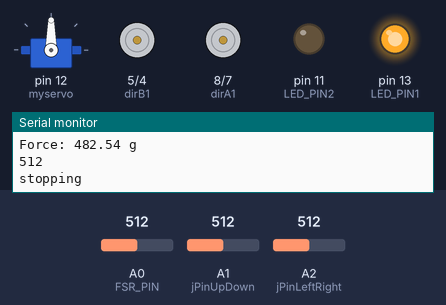
Recording of a sketch running on a simulated Arduino Uno, built with avr-gcc and run on an emulated ATmega328P. Parts: servo, motor-driver pin pairs drawn as motors (green arrow = first pin HIGH = forward, orange = second pin HIGH = backward, longer = more drive, scaled by the enable pin), output pins drawn as LEDs (lit = HIGH), the last lines printed to the serial monitor. The inputs (shaded band) are chosen by the test bench; at power-on: A0 (FSR_PIN) = 512, A1 (jPinUpDown) = 512, A2 (jPinLeftRight) = 512.

Above: at 1.2 s.
1.3 s: A0 (FSR_PIN) set to 532
At 2.3 s:
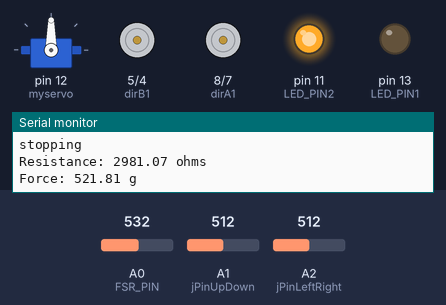
2.8 s: A1 (jPinUpDown) set to 989
5.8 s: A1 (jPinUpDown) set to 1011
At 6.5 s:
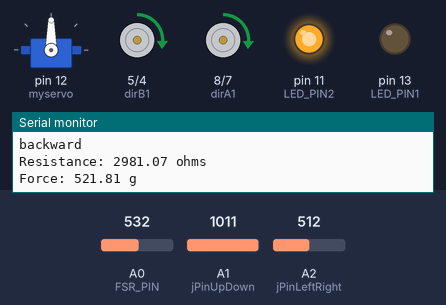
7.3 s: A2 (jPinLeftRight) set to 987
10.3 s: A2 (jPinLeftRight) set to 1009
At 11.3 s:
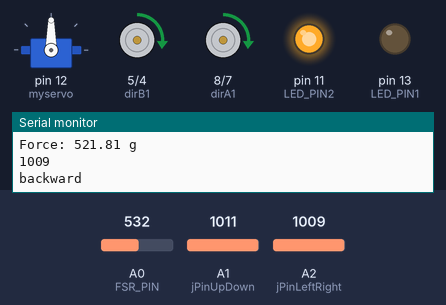
11.8 s: A0 (FSR_PIN) set to 511
At 12.6 s:
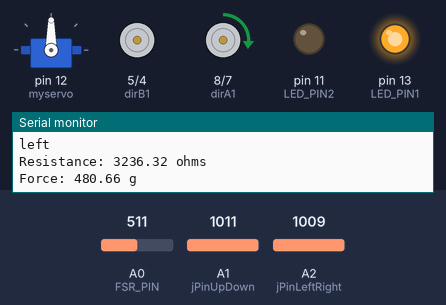
Timing chart, 0 to 14.4 s (numbered marks = the images above; inputs shaded):
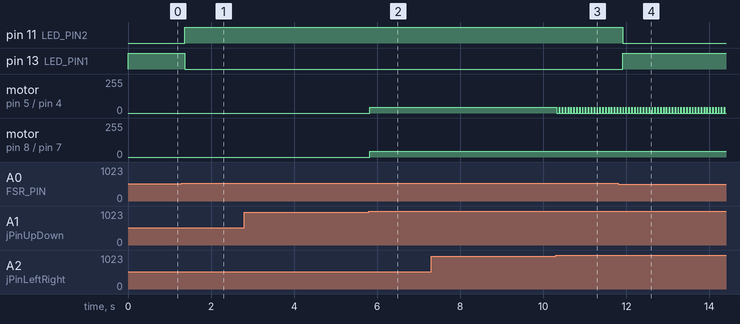

The sketch:

motor_pressure_led.ino
```cpp
#include <Servo.h>

// servo
Servo myservo;  // create servo object to control a servo
// twelve servo objects can be created on most boards
int pos = 0;    // variable to store the servo position
const int FSR_PIN = A0; // Pin connected to FSR/resistor divider
const int LED_PIN1 = 13;
const int LED_PIN2 = 11;
const float VCC = 4.98; // Measured voltage of Ardunio 5V line
const float R_DIV = 3230.0; // Measured resistance of 3.3k resistor

// Motor A connections
int enA = 9;
int dirA1 = 8;
int dirA2 = 7;
// Motor B connections
int enB = 3;
int dirB1 = 5;
int dirB2 = 4;

// Joystick
int jPinUpDown = A1;
int jPinLeftRight = A2;
int jVal;
int jVal2;
int mSpeed;
int MAXSPEED = 50.0;
int SPEED =45.0;

void setup()
{
  Serial.begin(9600);
  pinMode(FSR_PIN, INPUT);
  pinMode(LED_PIN1, OUTPUT);
  pinMode(LED_PIN2, OUTPUT);
  myservo.attach(12);  // attaches the servo on pin 9 to the servo object

  // Set Joystick input
  pinMode(jPinUpDown,INPUT);
  pinMode(jPinLeftRight,INPUT);
  // Set all the motor control pins to outputs
  pinMode(enA, OUTPUT);
  pinMode(enB, OUTPUT);
  pinMode(dirA1, OUTPUT);
  pinMode(dirA2, OUTPUT);
  pinMode(dirB1, OUTPUT);
  pinMode(dirB2, OUTPUT);

  // Turn off motors - Initial state
  digitalWrite(dirA1, LOW);
  digitalWrite(dirA2, LOW);
  digitalWrite(dirB1, LOW);
  digitalWrite(dirB2, LOW);
}

void loop()
{
  // joystick and motor control
  jVal = analogRead(jPinUpDown);
  jVal2 = analogRead(jPinLeftRight);
  Serial.println(jVal2);

  // joystick stick is forward
  if (jVal <10){
    mSpeed = -MAXSPEED/512.*jVal+MAXSPEED;
    moveForward(SPEED);
  }

  // joystick is back
  if(jVal >= 1000){
    mSpeed = (MAXSPEED/512.)*jVal-MAXSPEED;
    moveBackward(SPEED);
  }

  if (jVal2 <10){
    mSpeed = (MAXSPEED/512.)*jVal2+MAXSPEED;
    moveRight(SPEED);
  }

  if (jVal2 >= 1000){
    mSpeed = (MAXSPEED/512.)*jVal2-MAXSPEED;
    moveLeft(SPEED);
  }
  if(jVal >300 && jVal<700 && jVal2>300 && jVal2<700){
    Serial.println("stopping");
    stop();
  }
  int fsrADC = analogRead(FSR_PIN);
  // If the FSR has no pressure, the resistance will be
  // near infinite. So the voltage should be near 0.
  if (fsrADC != 0) // If the analog reading is non-zero
  {
    // Use ADC reading to calculate voltage:
    float fsrV = fsrADC * VCC / 1023.0;
    // Use voltage and static resistor value to
    // calculate FSR resistance:
    float fsrR = R_DIV * (VCC / fsrV - 1.0);
    Serial.println("Resistance: " + String(fsrR) + " ohms");
    // Guesstimate force based on slopes in figure 3 of
    // FSR datasheet:
    float force;
    float fsrG = 1.0 / fsrR; // Calculate conductance
    // Break parabolic curve down into two linear slopes:
    if (fsrR <= 600)
      force = (fsrG - 0.00075) / 0.00000032639;
    else
      force =  fsrG / 0.000000642857;
    Serial.println("Force: " + String(force) + " g");
    Serial.println();
    if(force>100)
    {
      digitalWrite(LED_PIN1,HIGH);
      digitalWrite(LED_PIN2,LOW);
    }
    if(force>500)
    {
      digitalWrite(LED_PIN1,LOW);
      digitalWrite(LED_PIN2,HIGH);
    }
  }
  else
  {
    Serial.println("No resistance detected");
    digitalWrite(LED_PIN1,LOW);
  }

//  for (pos = 45; pos <= 180; pos += 1) { // goes from 0 degrees to 180 degrees
//    // in steps of 1 degree
//    myservo.write(pos);              // tell servo to go to position in variable 'pos'
//    delay(10);                       // waits 15ms for the servo to reach the position
//  }
//  for (pos = 180; pos >= 45; pos -= 1) { // goes from 180 degrees to 0 degrees
//    myservo.write(pos);              // tell servo to go to posit ion in variable 'pos'
//    delay(10);                       // waits 15ms for the servo to reach the position
//  }
}


void moveForward(int val){
    digitalWrite(dirA1,LOW);
    digitalWrite(dirA2,HIGH);
    digitalWrite(dirB1,LOW);
    digitalWrite(dirB2,HIGH);
    analogWrite(enA,val);
    analogWrite(enB,val);
    Serial.println("forward");
}

void moveBackward(int val){
    digitalWrite(dirA1,HIGH);
    digitalWrite(dirA2,LOW);
    digitalWrite(dirB1,HIGH);
    digitalWrite(dirB2,LOW);
    analogWrite(enA,val);
    analogWrite(enB,val);
    Serial.println("backward");
}

void moveLeft(int val){
    digitalWrite(dirA1,HIGH);
    digitalWrite(dirA2,LOW);
    digitalWrite(dirB1,LOW);
    digitalWrite(dirB2,LOW);
    analogWrite(enA,val);
    Serial.println("left");
}

void moveRight(int val){
    digitalWrite(dirA1,LOW);
    digitalWrite(dirA2,LOW);
    digitalWrite(dirB1,HIGH);
    digitalWrite(dirB2,LOW);
    analogWrite(enB,val);
    Serial.println("right");
}

void stop(){
  analogWrite(enA,0);
  analogWrite(enB,0);
}
```

Measured:
- the behaviour switches between 521 and 522 on A0 (FSR_PIN) (found by bisection; images 0 and 1)
- the behaviour switches between 999 and 1000 on A1 (jPinUpDown) (found by bisection; images 1 and 2)
- the behaviour switches between 999 and 1000 on A2 (jPinLeftRight) (found by bisection; images 2 and 3)
- after the input at 1.3 s, pin 11 (LED_PIN2): LOW → HIGH after 0.07 s; pin 13 (LED_PIN1): HIGH → LOW after 0.07 s
- after the input at 5.8 s, motor on pin 5 (dirB1) / pin 4 (dirB2), motor on pin 8 (dirA1) / pin 7 (dirA2): stopped → forward 45/255 at once
- after the input at 10.3 s, motor on pin 5 (dirB1) / pin 4 (dirB2): alternates forward 45/255 for 0.01 s and stopped for 0.06 s, starting at once
- after the input at 11.8 s, pin 11 (LED_PIN2): HIGH → LOW after 0.11 s; pin 13 (LED_PIN1): LOW → HIGH after 0.11 s
